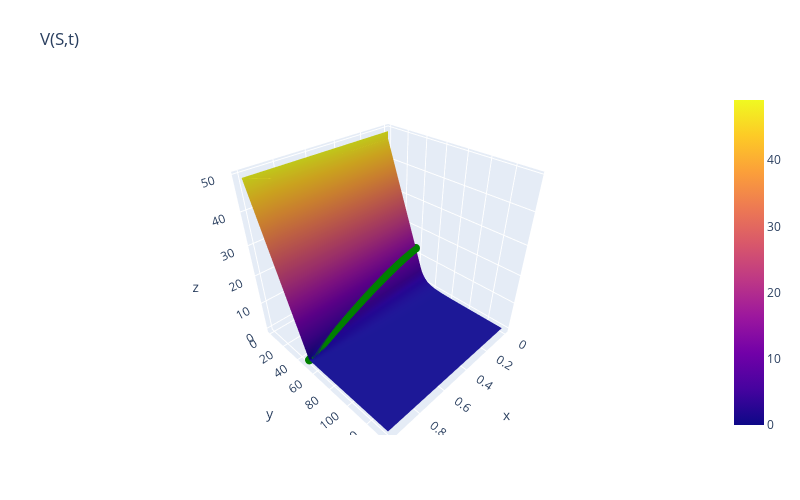

Notebook code cell kept with this figure:
### Markdown cell above
### Plotting grid with Early execution Curve

### Code cell
grid.plot()
grid.plot(7)
